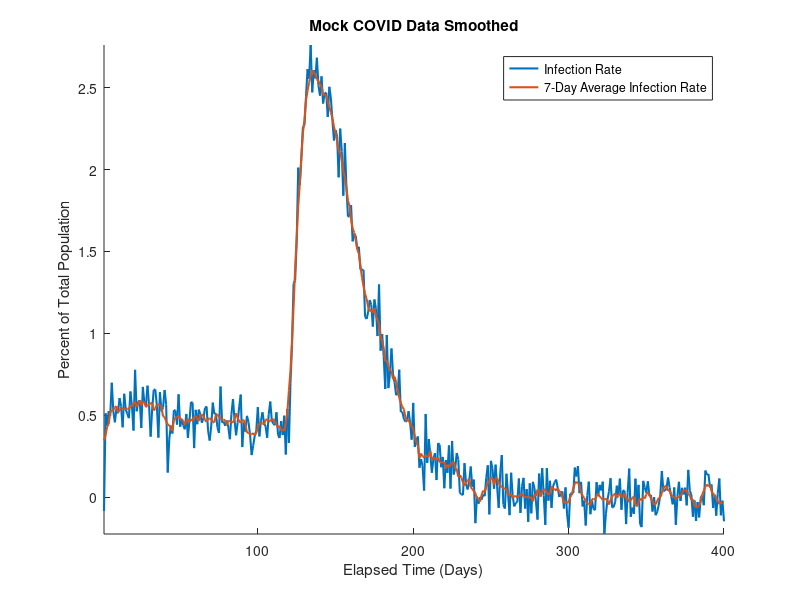

This figure's MATLAB source: (Note: this script raises an error after producing the figure.)
% Part IV: Modeling Vaccination & Competition Challenge

load('mockdata2023.mat');

newDeaths = cumulativeDeaths(1);
for j = 2:length(cumulativeDeaths)
    newDeaths = [newDeaths, cumulativeDeaths(j) - cumulativeDeaths(j - 1)];
end

% smooth out the curve (7-day average)
smoothNewInfections = [mean(newInfections(1:4)), ...
    mean(newInfections(1:5)), mean(newInfections(1:6))];
for j = 4:length(newInfections) - 4
    smoothNewInfections = [smoothNewInfections, ...
        mean(newInfections(j - 3:j + 3))];
end
smoothNewInfections = [smoothNewInfections, ...
    mean(newInfections(length(newInfections) ...
    - 5:length(newInfections))), ...
    mean(newInfections(length(newInfections) ...
    - 4:length(newInfections))), ...
    mean(newInfections(length(newInfections) - 3:length(newInfections)))];

hold on;
plot(newInfections * 100, 'LineWidth', 1.5);
plot(smoothNewInfections * 100, 'LineWidth', 1.5);
hold off;
axis tight;
title('Mock COVID Data Smoothed');
legend('Infection Rate', '7-Day Average Infection Rate');
xlabel('Elapsed Time (Days)');
ylabel('Percent of Total Population');
ytickformat('percentage');
exportgraphics(gca, 'mock_data.png');

% check for sharp decline in infection rate to find the beginning of
% vaccinations
for j = 1:length(smoothNewInfections) - 30
    if issorted(smoothNewInfections(j:j + 30), 'descend')
        vaxDate = j;
        break
    end
end
% check for convergence in infection rate to find the beginning of
% breakthrough infections
for j = vaxDate:length(smoothNewInfections) - 30
    if mean(smoothNewInfections(j:j + 30) <= 0.001)
        breakthroughDate = j;
        break
    end
end
vaxRate = (smoothNewInfections(vaxDate) - ...
    smoothNewInfections(breakthroughDate - 1)) / (breakthroughDate - ...
    1 - vaxDate) * 100;
convergence = (smoothNewInfections(breakthroughDate) - ...
    smoothNewInfections(end)) / (length(newInfections) - ...
    breakthroughDate) * 100;
breakthroughRate = vaxRate - convergence;

%%
% pre-vaccination phase

d = cumulativeDeaths(1);
v = 0; % new parameter: vaccinated
r = 0;
i = newInfections(1);
s = 1 - i - d;
x1 = [s, i, r, v, d]';

initialInfectionRate = mean(newInfections(1:vaxDate - 1));
initialDeathRate = mean(newDeaths(1:vaxDate - 1));

A1 = [1 - initialInfectionRate, 0.08,                       0,  0,  0;
      initialInfectionRate,     0.9,                        0,  0,  0;
      0,                        0.01 - initialDeathRate,    1,  0,  0;
      0,                        0,                          0,  1,  0;
      0,                        initialDeathRate,           0,  0,  1];

Y1 = x1;
for j = 2:vaxDate - 1
    x1 = A1 * x1;
    Y1 = [Y1, x1];
end

%%
% vaccination phase

x2 = x1;

vaxInfectionRate = mean(newInfections(vaxDate:length(newInfections)));
vaxDeathRate = mean(newDeaths(vaxDate:length(newDeaths)));

A2 = [1 - vaxInfectionRate - vaxRate,   0.03,                   0,  0,  0;
      vaxInfectionRate,                 0.95,                   0,  0,  0;
      0,                                0.02 - vaxDeathRate,    1,  0,  0;
      vaxRate,                          0,                      0,  1,  0;
      0,                                vaxDeathRate,           0,  0,  1];

Y2 = x2;
for j = vaxDate + 1:length(newInfections)
    x2 = A2 * x2;
    Y2 = [Y2, x2];
end

%%
% competition

vaxpop = zeros(1, vaxDate - 1);
for j = vaxDate:length(newInfections)
    if j == vaxDate
        vaxpop = [vaxpop, vaxRate];
    else
        vaxpop = [vaxpop, vaxpop(j - 1) + vaxRate * (1 - vaxpop(j - 1))];
    end
end
vaxbreak = zeros(1, breakthroughDate - 1);
for j = breakthroughDate:length(newInfections)
    if j == breakthroughDate
        vaxbreak = [vaxbreak, breakthroughRate];
    else
        vaxbreak = [vaxbreak, vaxbreak(j - 1) + breakthroughRate * ...
            (1 - vaxbreak(j - 1))];
    end
end

figure;
hold on;
plot(vaxpop * 100, 'LineWidth', 1.5);
plot(vaxbreak * 100, 'LineWidth', 1.5);
hold off;
axis tight;
title('Vaccinations & Breakthrough Infections');
legend('Vaccinated', 'Experiencing Breakthrough Infection', 'Location', ...
    'northwest');
xlabel('Elapsed Time (Days)');
ylabel('Percent of Total Population');
ytickformat('percentage');
exportgraphics(gca, 'competition.png');

save('competition.mat', 'vaxpop', 'vaxbreak');